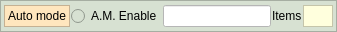
           <widget class="QFrame" name="ChangerBox">
            <property name="maximumSize">
             <size>
              <width>16777215</width>
              <height>32</height>
             </size>
            </property>
            <property name="styleSheet">
             <string notr="true">background-color: rgb(215, 225, 210);</string>
            </property>
            <property name="frameShape">
             <enum>QFrame::StyledPanel</enum>
            </property>
            <property name="frameShadow">
             <enum>QFrame::Raised</enum>
            </property>
            <layout class="QGridLayout" name="gridLayout_49">
             <property name="leftMargin">
              <number>3</number>
             </property>
             <property name="topMargin">
              <number>3</number>
             </property>
             <property name="rightMargin">
              <number>3</number>
             </property>
             <property name="bottomMargin">
              <number>3</number>
             </property>
             <property name="spacing">
              <number>1</number>
             </property>
             <item row="0" column="0">
              <widget class="QLabel" name="label_27">
               <property name="styleSheet">
                <string notr="true">background-color: rgb(255, 230,190);</string>
               </property>
               <property name="frameShape">
                <enum>QFrame::StyledPanel</enum>
               </property>
               <property name="frameShadow">
                <enum>QFrame::Raised</enum>
               </property>
               <property name="text">
                <string>Auto mode</string>
               </property>
              </widget>
             </item>
             <item row="0" column="2">
              <widget class="QLineEdit" name="AutoMode">
               <property name="sizePolicy">
                <sizepolicy hsizetype="Expanding" vsizetype="Preferred">
                 <horstretch>0</horstretch>
                 <verstretch>0</verstretch>
                </sizepolicy>
               </property>
               <property name="toolTip">
                <string>&lt;html&gt;&lt;head/&gt;&lt;body&gt;&lt;p&gt;Please put the numder to be scanned (eg. 1,2,3 or 3-6) &lt;img src=&quot;:/Changer.png&quot;/&gt;&lt;/p&gt;&lt;p&gt;&lt;br/&gt;&lt;/p&gt;&lt;/body&gt;&lt;/html&gt;</string>
               </property>
               <property name="styleSheet">
                <string notr="true">background-color: rgb(255, 255, 255);</string>
               </property>
              </widget>
             </item>
             <item row="0" column="1">
              <widget class="QRadioButton" name="AutoModeButton">
               <property name="sizePolicy">
                <sizepolicy hsizetype="Preferred" vsizetype="Fixed">
                 <horstretch>0</horstretch>
                 <verstretch>0</verstretch>
                </sizepolicy>
               </property>
               <property name="text">
                <string>A.M. Enable</string>
               </property>
              </widget>
             </item>
             <item row="0" column="4">
              <widget class="QLabel" name="ItemsForAutoMode">
               <property name="minimumSize">
                <size>
                 <width>30</width>
                 <height>0</height>
                </size>
               </property>
               <property name="toolTip">
                <string>&lt;html&gt;&lt;head/&gt;&lt;body&gt;&lt;p&gt;Number of items which will be measured.&lt;/p&gt;&lt;/body&gt;&lt;/html&gt;</string>
               </property>
               <property name="styleSheet">
                <string notr="true">background-color: rgb(255, 255, 221);</string>
               </property>
               <property name="frameShape">
                <enum>QFrame::StyledPanel</enum>
               </property>
               <property name="text">
                <string/>
               </property>
               <property name="alignment">
                <set>Qt::AlignRight|Qt::AlignTrailing|Qt::AlignVCenter</set>
               </property>
              </widget>
             </item>
             <item row="0" column="3">
              <widget class="QLabel" name="label_86">
               <property name="toolTip">
                <string>&lt;html&gt;&lt;head/&gt;&lt;body&gt;&lt;p&gt;Number of items which will be measured.&lt;/p&gt;&lt;/body&gt;&lt;/html&gt;</string>
               </property>
               <property name="text">
                <string>Items</string>
               </property>
              </widget>
             </item>
            </layout>
           </widget>
